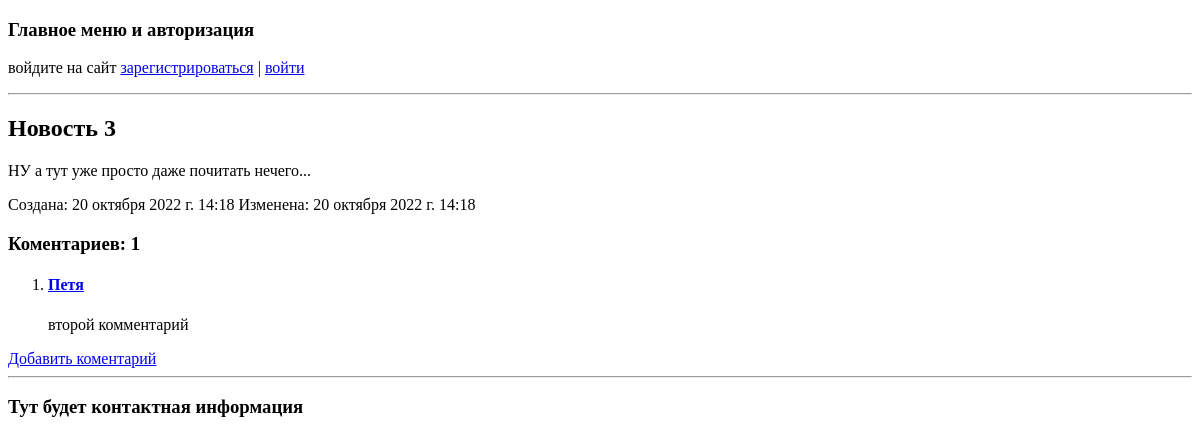
The app's page /news/3/, older data.
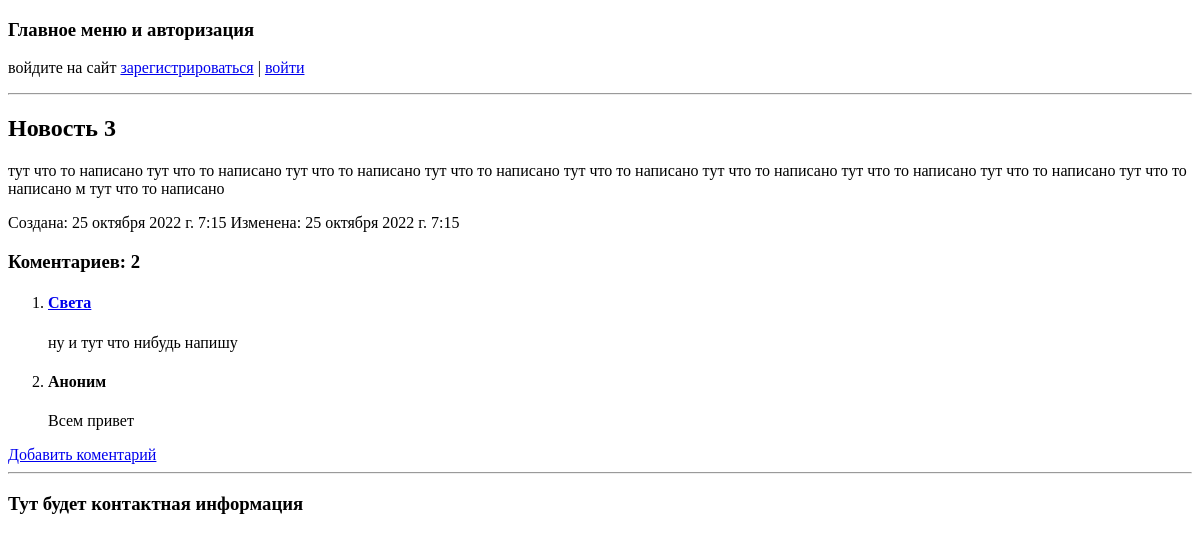
The same page, newer data.
### news/models.py (models this page shows, shortened)
class New(models.Model):
    title = models.CharField(max_length=1000, verbose_name='Название')
    description = models.TextField(default='', verbose_name='Описание')
    publish = models.BooleanField(default=False, verbose_name='Опубликованно')
    time_create = models.DateTimeField(auto_now_add=True, verbose_name='Создана')
    time_update = models.DateTimeField(auto_now=True, verbose_name='Отредактированно')
    def get_commit(self):
        return Commit.objects.filter(new=self)
    def cnt_commit(self):
        return len(Commit.objects.filter(new=self))
    class Meta:
        verbose_name = 'Новость'
        verbose_name_plural = 'Новости'

class Commit(models.Model):
    user = models.ForeignKey(User, null=True, blank=True, on_delete=models.PROTECT, verbose_name='Автор')
    user_name = models.CharField(max_length=20, blank=True, default='Аноним', verbose_name='Имя автора')
    description = models.TextField(default='', verbose_name='Комментарий')
    new = models.ForeignKey('New', on_delete=models.CASCADE, verbose_name='Новость')
    class Meta:
        verbose_name = 'Комментарий'
        verbose_name_plural = 'Комментарии'

### news/views.py (the view)
# urls.py: path('news/<int:pk>/', NewsDetailView.as_view(), name='news_detail'),
class NewsDetailView(generic.DetailView):
    model = New
    template_name = 'news/news_detail.html'

### templates/news/news_detail.html (shortened to what this page needs)
{% extends "index.html" %}
{% block content %}
    <h2>{{object.title}}</h2>
    <p>{{object.description}}</p>
    <p>Создана: {{object.time_create}} Изменена: {{object.time_update}}</p>
    <h3>Коментариев: {{object.cnt_commit}}</h3>
    <ol>
        {% for commit in object.get_commit%}
        <li>
            {% if commit.user %}
                <h4><a href="{% url 'profile' commit.user.pk %}">{{ commit.user_name }}</a></h4>
            {% else %}
                <h4>{{ commit.user_name }}</a></h4>
            {% endif %}
            <p>{{commit.description}}</p>
        </li>
        {% endfor %}
    </ol>
    <a href="{% url 'create_commit' object.pk %}">Добавить коментарий</a>
{% endblock %}

### templates/index.html (shortened to what this page needs)
<!DOCTYPE html>
<html lang="ru">
<head>
</head>
<body>
    {%block header%}
        <h3>Главное меню и авторизация</h3>
        {% if request.user.is_authenticated %}
            <p> Добро пожаловать <a href="{% url 'profile' request.user.pk %}">{{ request.user.first_name }}</a>  | <a href="{% url 'logout' %}">выйти</a></p>
        {% else %}
            <p>войдите на сайт <a href="{% url 'register' %}">зарегистрироваться</a> | <a href="{% url 'login' %}">войти</a> </p>
        {% endif %}
    {%endblock%}
    <hr>
    {%block content%}{%endblock%}
    <hr>
    {%block footer%}
        <h3> Тут будет контактная информация </h3>
    {%endblock%}
</body>
</html>

Row changes from the older to the newer data that the page shows:
removed Commit: user_name "Петя", description "второй комментарий"
changed New "Новость 3": description "НУ а тут уже просто даже почитать нечего..." → "тут что то написано тут что то написано тут что то написано тут что то написано тут что то написано тут что то написано тут что то написано тут что то написано тут что то написано м тут что то написано"; time_create "20 октября 2022 г. 14:18" → "25 октября 2022 г. 7:15"; time_update "20 октября 2022 г. 14:18" → "25 октября 2022 г. 7:15"; cnt_commit "1" → "2"
added Commit: user_name "Света", description "ну и тут что нибудь напишу"
added Commit: user_name "Аноним", description "Всем привет"
